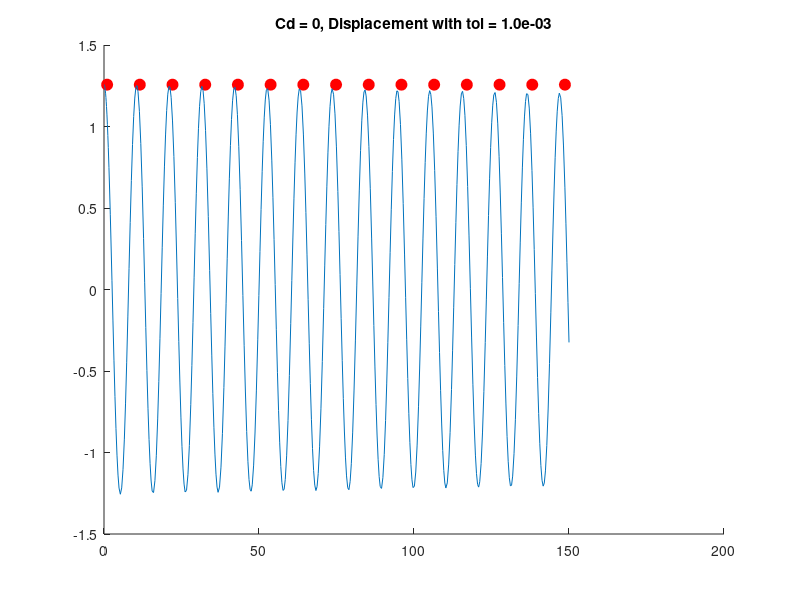
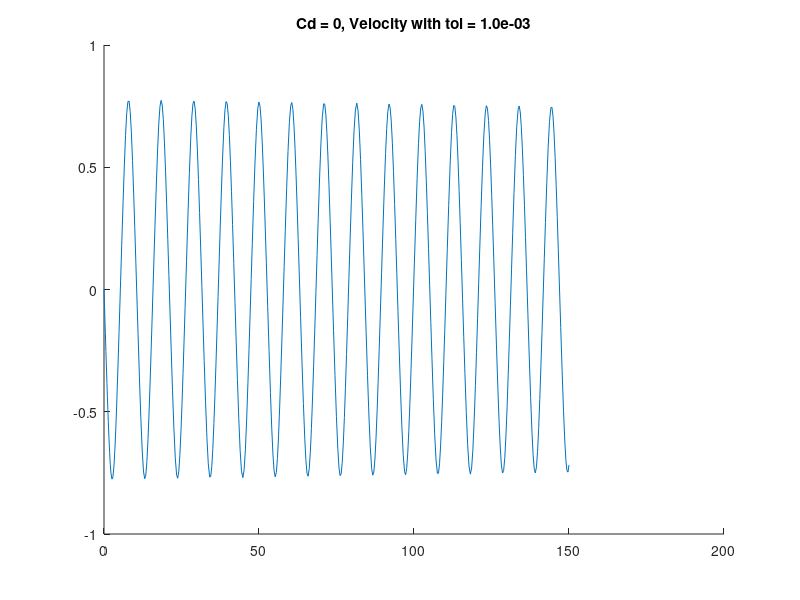
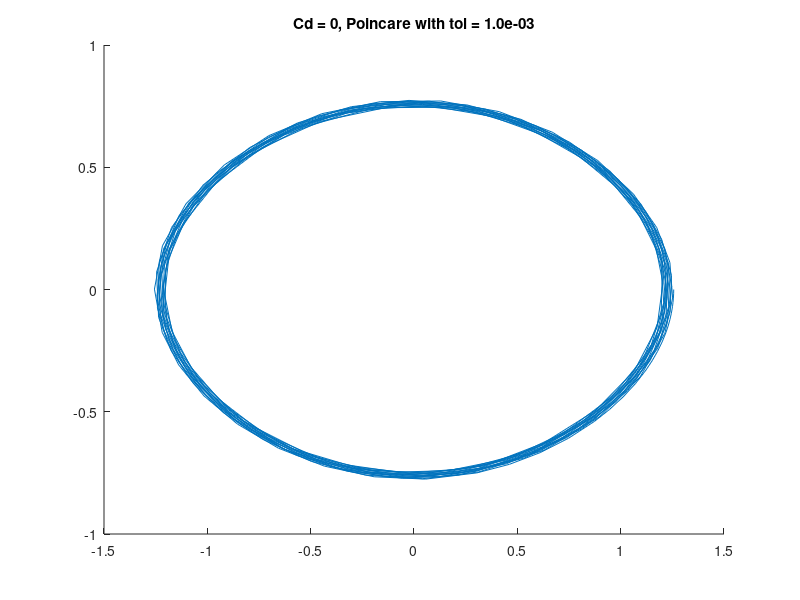
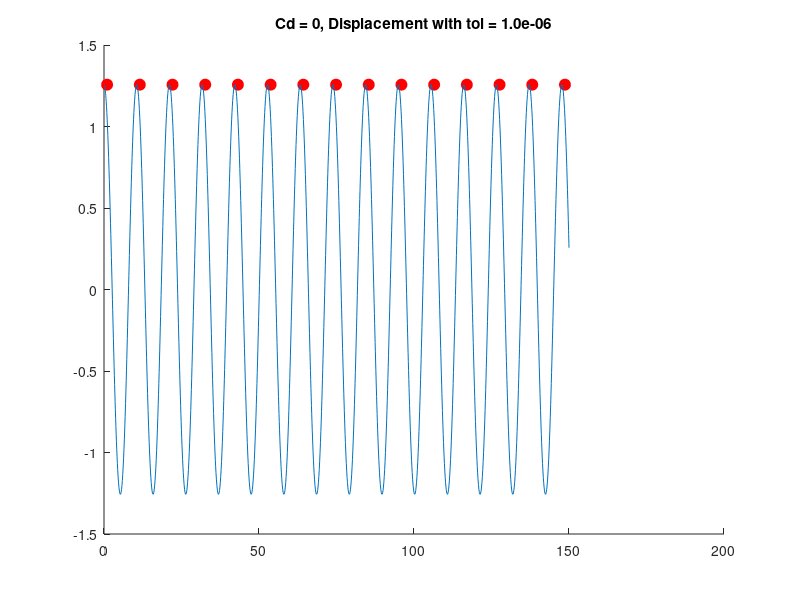

The MATLAB source for these figures, in order:
clear all
close all
clc
fprintf("============================================================\n")
fprintf("Project 8 - Pendulum\n")
fprintf("Andrew Trefry\n")
display(date())
fprintf("============================================================\n")
%time period function for numerical integration
g = 9.81;
%length of rope
L = 22.5; 
%intial angle
thetain = pi./2.5;
Vin = 0;
k = sin(thetain./2);
p = pi;

%Gauss-Kronrod quadrature part
%=======================================
%integal part of the equation
infunc = @(theta) 1./sqrt(1 - k.^2 *sin(theta).^2);
T = 4* sqrt(L./g)* quadgk(infunc,0,p/2);
fprintf("Calculated anylatical period T is: %.3f\n",T)

options1 = odeset('RelTol',1e-6,'AbsTol',1e-6);
options2 = odeset('RelTol',1e-3,'AbsTol',1e-3);
%No drag coeffcient
%ODE-45 
%======================================
tspan = [0 150];

thetain2 = [thetain,0]; %angular position : angular velocity
f = @(t, y) [y(2); (-g/L) * sin(y(1))];

fprintf("Case Cd=0\n")
fprintf("=========================\n")
for i = 1:2
if i == 1
val = 1e-3;
[t,y] = ode45(f, tspan, thetain2,options2);
fprintf("Solution at t=20.5 with tol = 1e-3\n")
end
if i == 2
val = 1e-6;
[t,y] = ode45(f, tspan, thetain2,options1);
fprintf("Solution at t=20.5 with tol = 1e-6\n")
end
interp(1,1) = interp1(t, y(:,1), 20.5);
interp(1,2) = interp1(t, y(:,2), 20.5);
chop1 = fix(interp(1,1)*1000)/1000;
chop2 = fix(interp(1,2)*1000)/1000;
fprintf("theta = %.3f\n",chop1)
fprintf("theta_dot = %.3f\n\n",chop2)


t_sample = 1:T:150;


y_sample = ones(size(t_sample)) * max(y(:,1));

figure()
hold  on
title(sprintf("Cd = 0, Displacement with tol = %.1e", val))
plot(t_sample, y_sample,'ro', 'MarkerSize', 8, 'MarkerFaceColor', 'r')
plot(t,y(:,1))
hold off


figure()
hold on
title(sprintf("Cd = 0, Velocity with tol = %.1e", val))
plot(t,y(:,2))
hold off

%poincare diagram
figure()
hold on
title(sprintf("Cd = 0, Poincare with tol = %.1e", val))
plot(y(:,1),y(:,2));
hold off
end




%Drag coeffcient
%ODE-45 
%======================================
tspan = [0 150];
thetain2 = [thetain,0]; %angular position : angular velocity
fprintf("Case Cd=0.325\n")
fprintf("=========================\n")
Cd = 0.325;
f = @(t, y) [y(2);(-g/L) * sin(y(1)) - Cd*y(2)*abs(y(2))];
for i = 1:2
if i == 1
val = 1e-3;
[t,y] = ode45(f, tspan, thetain2,options2);
fprintf("Solution at t=22.5 with tol = 1e-3\n")
end
if i == 2
val = 1e-6;
[t,y] = ode45(f, tspan, thetain2,options1);
fprintf("Solution at t=22.5 with tol = 1e-6\n")
end
inter(1,1) = interp1(t, y(:,1), 22.5);
inter(1,2) = interp1(t, y(:,2), 22.5);
chop1 = fix(inter(1,1)*1000)/1000;
chop2 = fix(inter(1,2)*1000)/1000;

fprintf("theta = %.3f\n",chop1)
fprintf("theta_dot = %.3f\n\n",chop2)

figure()
hold on
title(sprintf("Cd = 0.325, Displacement with tol = %.1e", val))
plot(t,y(:,1))
hold off

figure()
hold on
title(sprintf("Cd = 0.325, Velocity with tol = %.1e", val))
plot(t,y(:,2))
hold off

%poincare diagram
figure()
hold on
title(sprintf("Cd = 0.325, Poincare with tol = %.1e", val))
plot(y(:,1),y(:,2));
hold off
end




